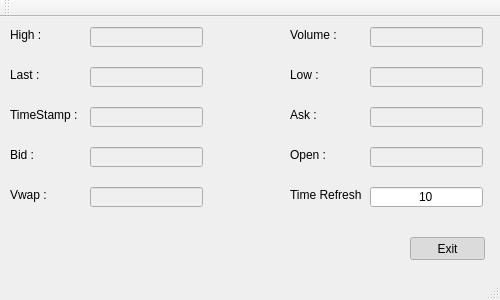
<?xml version="1.0" encoding="UTF-8"?>
<ui version="4.0">
 <class>MainWindow</class>
 <widget class="QMainWindow" name="MainWindow">
  <property name="windowModality">
   <enum>Qt::NonModal</enum>
  </property>
  <property name="geometry">
   <rect>
    <x>0</x>
    <y>0</y>
    <width>500</width>
    <height>300</height>
   </rect>
  </property>
  <property name="sizePolicy">
   <sizepolicy hsizetype="Preferred" vsizetype="Preferred">
    <horstretch>0</horstretch>
    <verstretch>0</verstretch>
   </sizepolicy>
  </property>
  <property name="minimumSize">
   <size>
    <width>500</width>
    <height>300</height>
   </size>
  </property>
  <property name="maximumSize">
   <size>
    <width>500</width>
    <height>300</height>
   </size>
  </property>
  <property name="sizeIncrement">
   <size>
    <width>16</width>
    <height>69</height>
   </size>
  </property>
  <property name="windowTitle">
   <string>Test</string>
  </property>
  <property name="windowIcon">
   <iconset>
    <normaloff>../../../Users/fno/Pictures/TiCare.jpg</normaloff>
    <normalon>../../../Users/fno/Pictures/TiCare.jpg</normalon>../../../Users/fno/Pictures/TiCare.jpg</iconset>
  </property>
  <widget class="QWidget" name="centralWidget">
   <widget class="QPushButton" name="m_btExit">
    <property name="geometry">
     <rect>
      <x>410</x>
      <y>220</y>
      <width>75</width>
      <height>23</height>
     </rect>
    </property>
    <property name="sizePolicy">
     <sizepolicy hsizetype="Ignored" vsizetype="Fixed">
      <horstretch>0</horstretch>
      <verstretch>0</verstretch>
     </sizepolicy>
    </property>
    <property name="maximumSize">
     <size>
      <width>520</width>
      <height>220</height>
     </size>
    </property>
    <property name="text">
     <string>Exit</string>
    </property>
    <property name="checkable">
     <bool>true</bool>
    </property>
    <property name="checked">
     <bool>true</bool>
    </property>
   </widget>
   <widget class="QLineEdit" name="m_LineEditHigh">
    <property name="enabled">
     <bool>false</bool>
    </property>
    <property name="geometry">
     <rect>
      <x>90</x>
      <y>10</y>
      <width>113</width>
      <height>20</height>
     </rect>
    </property>
    <property name="alignment">
     <set>Qt::AlignCenter</set>
    </property>
   </widget>
   <widget class="QLabel" name="m_LblHigh">
    <property name="geometry">
     <rect>
      <x>10</x>
      <y>10</y>
      <width>75</width>
      <height>16</height>
     </rect>
    </property>
    <property name="text">
     <string>High :</string>
    </property>
   </widget>
   <widget class="QLabel" name="m_LblLast">
    <property name="geometry">
     <rect>
      <x>10</x>
      <y>50</y>
      <width>75</width>
      <height>16</height>
     </rect>
    </property>
    <property name="text">
     <string>Last :</string>
    </property>
   </widget>
   <widget class="QLineEdit" name="m_LineEditLast">
    <property name="enabled">
     <bool>false</bool>
    </property>
    <property name="geometry">
     <rect>
      <x>90</x>
      <y>50</y>
      <width>113</width>
      <height>20</height>
     </rect>
    </property>
    <property name="alignment">
     <set>Qt::AlignCenter</set>
    </property>
   </widget>
   <widget class="QLabel" name="m_LblTimeStamp">
    <property name="geometry">
     <rect>
      <x>10</x>
      <y>90</y>
      <width>75</width>
      <height>16</height>
     </rect>
    </property>
    <property name="text">
     <string>TimeStamp : </string>
    </property>
   </widget>
   <widget class="QLineEdit" name="m_LineEditTimeStamp">
    <property name="enabled">
     <bool>false</bool>
    </property>
    <property name="geometry">
     <rect>
      <x>90</x>
      <y>90</y>
      <width>113</width>
      <height>20</height>
     </rect>
    </property>
    <property name="alignment">
     <set>Qt::AlignCenter</set>
    </property>
   </widget>
   <widget class="QLabel" name="m_LblBid">
    <property name="geometry">
     <rect>
      <x>10</x>
      <y>130</y>
      <width>75</width>
      <height>16</height>
     </rect>
    </property>
    <property name="text">
     <string>Bid : </string>
    </property>
   </widget>
   <widget class="QLineEdit" name="m_LineEditBid">
    <property name="enabled">
     <bool>false</bool>
    </property>
    <property name="geometry">
     <rect>
      <x>90</x>
      <y>130</y>
      <width>113</width>
      <height>20</height>
     </rect>
    </property>
    <property name="alignment">
     <set>Qt::AlignCenter</set>
    </property>
   </widget>
   <widget class="QLabel" name="m_LblVwap">
    <property name="enabled">
     <bool>true</bool>
    </property>
    <property name="geometry">
     <rect>
      <x>10</x>
      <y>170</y>
      <width>75</width>
      <height>16</height>
     </rect>
    </property>
    <property name="text">
     <string>Vwap : </string>
    </property>
   </widget>
   <widget class="QLineEdit" name="m_LineEditVwap">
    <property name="enabled">
     <bool>false</bool>
    </property>
    <property name="geometry">
     <rect>
      <x>90</x>
      <y>170</y>
      <width>113</width>
      <height>20</height>
     </rect>
    </property>
    <property name="alignment">
     <set>Qt::AlignCenter</set>
    </property>
   </widget>
   <widget class="QLabel" name="m_LblVolume">
    <property name="geometry">
     <rect>
      <x>290</x>
      <y>10</y>
      <width>75</width>
      <height>16</height>
     </rect>
    </property>
    <property name="text">
     <string>Volume : </string>
    </property>
   </widget>
   <widget class="QLineEdit" name="m_LineEditVolume">
    <property name="enabled">
     <bool>false</bool>
    </property>
    <property name="geometry">
     <rect>
      <x>370</x>
      <y>10</y>
      <width>113</width>
      <height>20</height>
     </rect>
    </property>
    <property name="alignment">
     <set>Qt::AlignCenter</set>
    </property>
   </widget>
   <widget class="QLabel" name="m_LblLow">
    <property name="geometry">
     <rect>
      <x>290</x>
      <y>50</y>
      <width>75</width>
      <height>16</height>
     </rect>
    </property>
    <property name="text">
     <string>Low : </string>
    </property>
   </widget>
   <widget class="QLineEdit" name="m_LineEditLow">
    <property name="enabled">
     <bool>false</bool>
    </property>
    <property name="geometry">
     <rect>
      <x>370</x>
      <y>50</y>
      <width>113</width>
      <height>20</height>
     </rect>
    </property>
    <property name="alignment">
     <set>Qt::AlignCenter</set>
    </property>
   </widget>
   <widget class="QLabel" name="m_LblAsk">
    <property name="geometry">
     <rect>
      <x>290</x>
      <y>90</y>
      <width>75</width>
      <height>16</height>
     </rect>
    </property>
    <property name="text">
     <string>Ask : </string>
    </property>
   </widget>
   <widget class="QLineEdit" name="m_LineEditAsk">
    <property name="enabled">
     <bool>false</bool>
    </property>
    <property name="geometry">
     <rect>
      <x>370</x>
      <y>90</y>
      <width>113</width>
      <height>20</height>
     </rect>
    </property>
    <property name="alignment">
     <set>Qt::AlignCenter</set>
    </property>
   </widget>
   <widget class="QLabel" name="m_LblOpen">
    <property name="geometry">
     <rect>
      <x>290</x>
      <y>130</y>
      <width>75</width>
      <height>16</height>
     </rect>
    </property>
    <property name="text">
     <string>Open : </string>
    </property>
   </widget>
   <widget class="QLineEdit" name="m_LineEditOpen">
    <property name="enabled">
     <bool>false</bool>
    </property>
    <property name="geometry">
     <rect>
      <x>370</x>
      <y>130</y>
      <width>113</width>
      <height>20</height>
     </rect>
    </property>
    <property name="alignment">
     <set>Qt::AlignCenter</set>
    </property>
   </widget>
   <widget class="QLabel" name="m_LblTimeRefresh">
    <property name="geometry">
     <rect>
      <x>290</x>
      <y>170</y>
      <width>75</width>
      <height>16</height>
     </rect>
    </property>
    <property name="text">
     <string>Time Refresh :</string>
    </property>
   </widget>
   <widget class="QLineEdit" name="m_LineEditTimeRefresh">
    <property name="geometry">
     <rect>
      <x>370</x>
      <y>170</y>
      <width>113</width>
      <height>20</height>
     </rect>
    </property>
    <property name="text">
     <string>10</string>
    </property>
    <property name="alignment">
     <set>Qt::AlignCenter</set>
    </property>
   </widget>
  </widget>
  <widget class="QMenuBar" name="menuBar">
   <property name="geometry">
    <rect>
     <x>0</x>
     <y>0</y>
     <width>500</width>
     <height>21</height>
    </rect>
   </property>
  </widget>
  <widget class="QToolBar" name="mainToolBar">
   <attribute name="toolBarArea">
    <enum>TopToolBarArea</enum>
   </attribute>
   <attribute name="toolBarBreak">
    <bool>false</bool>
   </attribute>
  </widget>
  <widget class="QStatusBar" name="statusBar"/>
 </widget>
 <layoutdefault spacing="6" margin="11"/>
 <tabstops>
  <tabstop>m_btExit</tabstop>
  <tabstop>m_LineEditHigh</tabstop>
  <tabstop>m_LineEditVolume</tabstop>
  <tabstop>m_LineEditLast</tabstop>
  <tabstop>m_LineEditLow</tabstop>
  <tabstop>m_LineEditTimeStamp</tabstop>
  <tabstop>m_LineEditAsk</tabstop>
  <tabstop>m_LineEditBid</tabstop>
  <tabstop>m_LineEditOpen</tabstop>
  <tabstop>m_LineEditVwap</tabstop>
  <tabstop>m_LineEditTimeRefresh</tabstop>
 </tabstops>
 <resources/>
 <connections>
  <connection>
   <sender>m_btExit</sender>
   <signal>clicked()</signal>
   <receiver>MainWindow</receiver>
   <slot>close()</slot>
   <hints>
    <hint type="sourcelabel">
     <x>337</x>
     <y>264</y>
    </hint>
    <hint type="destinationlabel">
     <x>199</x>
     <y>149</y>
    </hint>
   </hints>
  </connection>
 </connections>
</ui>
